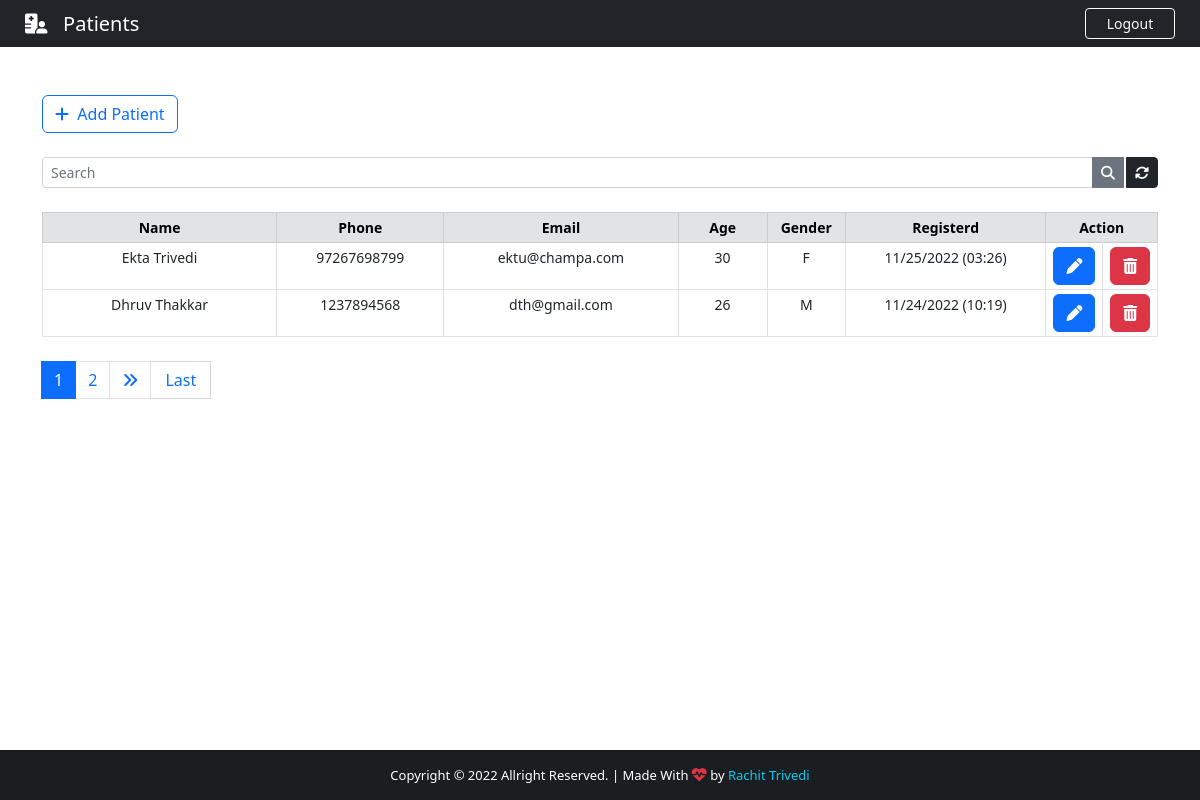
The app's page /backend/ (signed in) with its own data.
### App/models.py (models this page shows, shortened)
class Patient(models.Model):
    GENDER = {
        ('F', 'F'),
        ('M', 'M'),
    }
    id = models.IntegerField(primary_key=True)
    name = models.CharField(max_length=100)
    phone = models.CharField(max_length=100)
    email = models.CharField(max_length=100)
    age = models.CharField(max_length=100)
    gender = models.CharField(max_length=100, null=True, choices=GENDER)
    note = models.TextField(blank=True)
    created_at = models.DateTimeField(auto_now_add=True)

### App/views.py (the view)
# urls.py: path('backend/', views.backend, name="backend"),
@cache_control(no_cache=True, must_revalidate=True, no_store=True)
@login_required(login_url='login')
def backend(request):
    if 'q' in request.GET:
        q = request.GET['q']
        all_patient_list = Patient.objects.filter(
            Q(name__icontains=q) | Q(phone=q) | Q(email=q) | Q(age=q) | Q(gender=q) | Q(note=q)
        ).order_by('-created_at')
    else:
        all_patient_list = Patient.objects.all().order_by('-created_at')
    paginator = Paginator(all_patient_list, 2)
    page = request.GET.get('page')
    all_patient = paginator.get_page(page)
    return render(request, 'backend.html', {"patients": all_patient})

### App/templates/backend.html (shortened to what this page needs)
{% extends 'base.html' %}
{% block navbar-content %}
    <i class="fa-solid fa-hospital-user"></i>&nbsp;&nbsp; Patients
{% endblock navbar-content %}
{% block nav-btn %}
    <a href="{% url 'logout' %}" class="btn btn-outline-danger text-light border-light btn-sm" id="btn-nav">Logout</a>
{% endblock nav-btn %}
{% block content %}
    <div class="container">
        <br><br>
        <div class="d-flex justify-content-between">
            <a href="{% url 'add_patient' %}" class="btn btn-outline-primary"><i class="fas fa-plus"></i>&nbsp;&nbsp;Add Patient</a>
        </div>
        <form action="">
            <div class="input-group input-group-sm mb-3 mt-4">
                <input name="q" type="text" class="form-control" placeholder="Search" value="{{ request.GET.q }}">
                <button class="btn btn-secondary"><i class="fas fa-search"></i></button>
                <a href="{% url 'backend' %}" class="btn btn-dark" style="margin-left: 2px;"><i class="fas fa-sync-alt"></i></a>
            </div>
        </form>
        <center>
            <table class="table table-bordered table-sm mt-4" style="text-align: center; font-size: 14px;">
                <thead class="table-secondary">
                    <tr>
                        <th style="width: 21%;">Name</th>
                        <th style="width: 15%;">Phone</th>
                        <th style="width: 21%;">Email</th>
                        <th style="width: 8%;">Age</th>
                        <th style="width: 7%;">Gender</th>
                        <th style="width: 18%;">Registerd</th>
                        <th style="width: 10%;" colspan="2">Action</th>
                    </tr>
                </thead>
                {% for patient in patients %}
                <tr>
                    <td>{{ patient.name }}</td>
                    <td>{{ patient.phone }}</td>
                    <td>{{ patient.email }}</td>
                    <td>{{ patient.age }}</td>
                    <td>{{ patient.gender }}</td>
                    <td>{{ patient.created_at | date:'m/d/Y (H:i)' }}</td>
                    <td>
                        <a href="/patient/{{ patient.id }}" class="btn btn-primary" title="Edit Patient">
                        <i class="fas fa-pen"></i>
                        </a>
                    </td>
                    <td>
                        <a href="/delete_patient/{{ patient.id }}" class="btn btn-danger" title="Delete Patient">
                            <i class="fas fa-trash-alt"></i>
                        </a>
                    </td>
                </tr>
                {% endfor %}
            </table>
        </center>
        <nav class="mt-4" aria-label="Page Navigation">
            {% if patients.has_other_pages %}
            <ul class="pagination justify-content-left">
                {% for i in patients.paginator.page_range %}
                {% if patients.number == i %}
                <li class="page-item active"><span class="page-link">{{ i }}</span></li>
                {% else %}
                <li class="page-item"><a href="?page={{ i }}" class="page-link">{{ i }}</a></li>
                {% endif %}
                {% endfor %}
                {% if patients.has_next %}
                <li class="page-item"><a href="?page={{ patients.next_page_number }}" class="page-link"><i class="fas fa-angle-double-right"></i></a></li>
                <a href="?page={{ patients.paginator.num_pages }}" class="btn btn-outline-primary mb-4" style="width: 60px; border-radius: 1px; border: 1px solid #d3d3d3; border-left: none;">Last</a>
                {% else %}
                <li class="page-item disabled"></li>
                {% endif %}
            </ul>
            {% endif %}
        </nav>
    </div>
{% endblock content %}

### App/templates/base.html (shortened to what this page needs)
{% load static %}
<!DOCTYPE html>
<html lang="en">
<head>
    <link href="https://cdn.jsdelivr.net/npm/bootstrap@5.2.2/dist/css/bootstrap.min.css" rel="stylesheet">
    <link rel="stylesheet" href="https://cdn.jsdelivr.net/npm/@fortawesome/fontawesome-free@6.2.0/css/fontawesome.min.css">
    <link href={% static "css/style.css" %} rel="stylesheet">
</head>
<body>
    <div class="wrapper">
        <header>
            <nav class="navbar navbar-expand-lg navbar-dark bg-dark">
                <div class="col-sm">
                    <a href="#" class="navbar-brand flex-grow-1" style="text-align:center; color: #ffff; margin-left: 25px;">
                        {% block navbar-content %}{% endblock navbar-content %}
                    </a>
                </div>
                <div class="col-sm">
                    {% block nav-btn %}{% endblock nav-btn %}
                </div>
            </nav>
        </header>
        {% block content %} {% endblock content %}
        </div>
    <footer class="bg-dark text-center text-lg-start" id="footer" style="color: #fff;">
        <div class="text-center p-3" style="background-color: rgba(0, 0, 0, 0.2);">
            Copyright &copy; {% now "Y" %} Allright Reserved. | Made With
            <i class="text-danger fas fa-heartbeat" style="font-size: 15px;"></i> by
            <a href="#" target="_blank" style="color: #0dcaf0; text-decoration: none;">Rachit Trivedi</a>
        </div>
    </footer>
</body>
</html>

### App/static/css/style.css (style rules this page uses)
html, body { height: 100%; margin: 0; max-width: 100%; overflow: hidden; }
#btn-nav { width: 90px; float: right; margin-right: 25px; }
.wrapper { min-height: 100%; margin-bottom: -50px; }
#footer, .push { height: 50px; font-size: 13px; }

### records on screen
Patient: name "Ekta Trivedi", phone "97267698799", email "ektu@champa.com", age "30", gender "F", created_at "11/25/2022 (03:26)"
Patient: name "Dhruv Thakkar", phone "1237894568", email "dth@gmail.com", age "26", gender "M", created_at "11/24/2022 (10:19)"

### other values on screen
{{ i }} "1"
{{ i }} "2"
